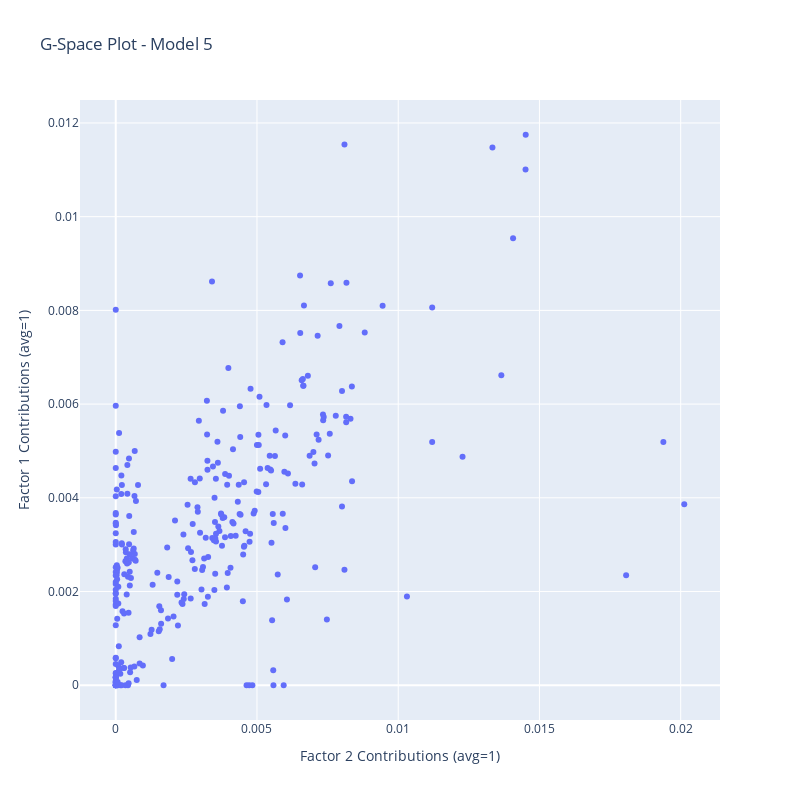

Notebook cell for this chart:
### Code cell
# Factor G-Space plot shows the normalized contributions of one factor vs another factor. Factor specified by index.
model_analysis.plot_g_space(factor_1=2, factor_2=1)

### Figure 1 — Plotly figure (JSON) as saved in the notebook; plotly's stock layout.template omitted (floating-point values rounded to 4 significant figures; data arrays with more than 128 entries replaced by an {"elided": "..."} marker saying what was removed)
{"data": [{"mode": "markers", "type": "scatter", "x": {"elided": "307 float values"}, "y": {"elided": "307 float values"}}], "layout": {"height": 800, "title": {"text": "G-Space Plot - Model 5"}, "width": 800, "xaxis": {"autorange": true, "range": [-0.001266, 0.02139], "title": {"text": "Factor 2 Contributions (avg=1)"}, "type": "linear"}, "yaxis": {"autorange": true, "range": [-0.0007416, 0.01249], "title": {"text": "Factor 1 Contributions (avg=1)"}, "type": "linear"}}}
